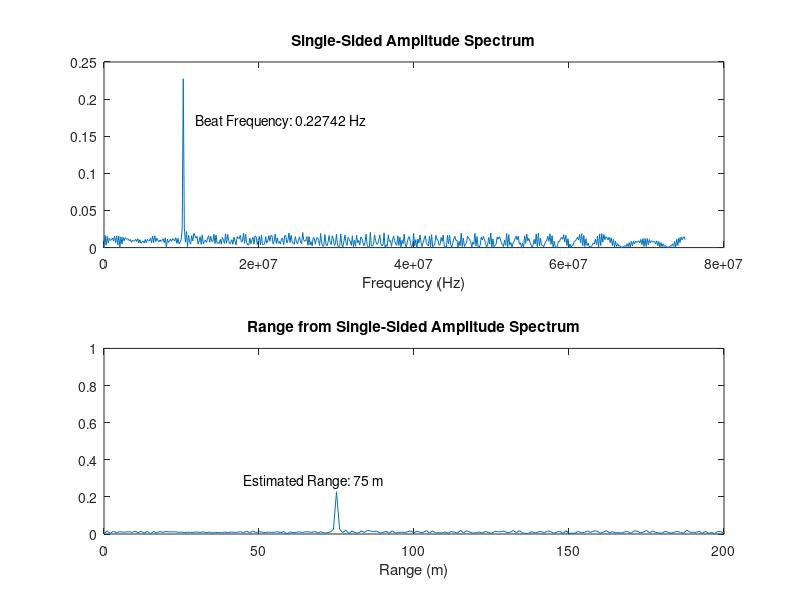
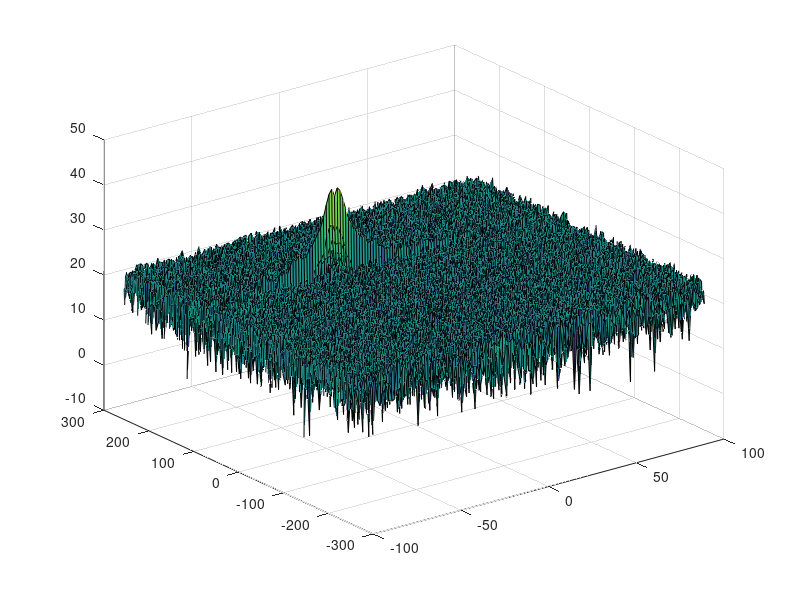

Write the MATLAB code that produced these figures, in order. (Note: this script raises an error after producing the figures.)
clear all
clc;

%% Udacity Sensor Fusion Nanoprogram

%  ********************************************************
%  **  Project 4: Radar Target Generation and Detection  **
%  **                                                    **
%  **  Completed by Hossein Ghodsi                       **
%  **  July 15, 2020                                     **
%  ********************************************************


%% Radar Specifications 
%%%%%%%%%%%%%%%%%%%%%%%%%%%
% Frequency of operation = 77GHz
% Max Range = 200m
% Range Resolution = 1 m
% Max Velocity = 100 m/s
%%%%%%%%%%%%%%%%%%%%%%%%%%%

%speed of light = 3e8
%% User Defined Range and Velocity of target
% *%TODO* :
% define the target's initial position and velocity. Note : Velocity
% remains contant
 
Velocity = -28;         % m/s
InitialRange = 75;    % m
c = 3e8;               % m/s  (speed of light)

fprintf("Initial velocity = %d and range = %d\n", Velocity, InitialRange);

%% FMCW Waveform Generation

% *%TODO* :
%Design the FMCW waveform by giving the specs of each of its parameters.
% Calculate the Bandwidth (B), Chirp Time (Tchirp) and Slope (slope) of the FMCW
% chirp using the requirements above.
Bsweep= c / (2*1);             % Bsweep in Hz           
Tchirp= 5.5 * (2 * 200 / c);   % Tchirp in seconds
slope = Bsweep/Tchirp;

%Operating carrier frequency of Radar 
fc= 77e9;             % carrier freq (Hz)

                                                          
%The number of chirps in one sequence. Its ideal to have 2^ value for the ease of running the FFT
%for Doppler Estimation. 
Nd=128;                   % #of doppler cells OR #of sent periods % number of chirps

%The number of samples on each chirp. 
Nr=1024;                  %for length of time OR # of range cells

% Timestamp for running the displacement scenario for every sample on each
% chirp
t=linspace(0,Nd*Tchirp,Nr*Nd); %total time for samples


%Creating the vectors for Tx, Rx and Mix based on the total samples input.
Tx=zeros(1,length(t)); %transmitted signal
Rx=zeros(1,length(t)); %received signal
Mix = zeros(1,length(t)); %beat signal

%Similar vectors for range_covered and time delay.
r_t=zeros(1,length(t));
td=zeros(1,length(t));


%% Signal generation and Moving Target simulation
% Running the radar scenario over the time. 

for i=1:length(t)         
    
    % *%TODO* :
    %For each time stamp update the Range of the Target for constant velocity. 
    r_t(i) = InitialRange + Velocity*t(i);
    td(i) = 2 * r_t(i)/c; 
    
    % *%TODO* :
    %For each time sample we need update the transmitted and
    %received signal. 
    Tx(i) = cos(2*pi*(fc*t(i) + slope*(t(i)^2)/2 ));
    delay = t(i) - td(i);
    Rx (i) = cos(2*pi*( fc*delay + slope * (delay^2)/2 ));% + 2.0*randn();
   
    
    % *%TODO* :
    %Now by mixing the Transmit and Receive generate the beat signal
    %This is done by element wise matrix multiplication of Transmit and
    %Receiver Signal
    Mix(i) = Tx(i)*Rx(i);
    
end

%% RANGE MEASUREMENT


 % *%TODO* :
%reshape the vector into Nr*Nd array. Nr and Nd here would also define the size of
%Range and Doppler FFT respectively.
Mix = reshape(Mix, [Nr, Nd]);

 % *%TODO* :
%run the FFT on the beat signal along the range bins dimension (Nr) and
%normalize.
signal_fft = fft(Mix, Nr); 
L = Tchirp * Bsweep;

 % *%TODO* :
% Take the absolute value of FFT output
signal_fft = abs(signal_fft/L);

 % *%TODO* :
% Output of FFT is double sided signal, but we are interested in only one side of the spectrum.
% Hence we throw out half of the samples.
signal_fft = signal_fft(1:L/2+1);

 % *%TODO* :
 % plot FFT output 
[fBeat, fBeatInd] = max(signal_fft); 
 
f = Bsweep*(0:(L/2))/L;
subplot(2,1,1)
plot(f,signal_fft)
title('Single-Sided Amplitude Spectrum')
xlabel('Frequency (Hz)')

fBeatTxt = ['Beat Frequency: ', num2str(fBeat), ' Hz'];
text(1.15*f(fBeatInd), 0.75*signal_fft(fBeatInd), fBeatTxt);

% Calculated Range 
R = (c*Tchirp*f)/(2*Bsweep);
subplot(2,1,2);
plot(R,signal_fft)
title('Range from Single-Sided Amplitude Spectrum')
xlabel('Range (m)') 
axis ([0 200 0 1]);

RangeTxt = ['Estimated Range: ', num2str(R(fBeatInd)), ' m'];
text(.6*R(fBeatInd), 1.25*signal_fft(fBeatInd), RangeTxt);



%% RANGE DOPPLER RESPONSE
% The 2D FFT implementation is already provided here. This will run a 2DFFT
% on the mixed signal (beat signal) output and generate a range doppler
% map.You will implement CFAR on the generated RDM


% Range Doppler Map Generation.


% The output of the 2D FFT is an image that has reponse in the range and
% doppler FFT bins. So, it is important to convert the axis from bin sizes
% to range and doppler based on their Max values.

Mix=reshape(Mix,[Nr,Nd]);

% 2D FFT using the FFT size for both dimensions.
sig_fft2 = fft2(Mix,Nr,Nd);

% Taking just one side of signal from Range dimension.
sig_fft2 = sig_fft2(1:Nr/2,1:Nd);
sig_fft2 = fftshift (sig_fft2);
RDM = abs(sig_fft2);
RDM = 10*log10(RDM) ;

%use the surf function to plot the output of 2DFFT and to show axis in both
%dimensions
doppler_axis = linspace(-100,100,Nd);
range_axis = linspace(-200,200,Nr/2)*((Nr/2)/400);
figure,surf(doppler_axis,range_axis,RDM);

%% CFAR implementation

%Slide Window through the complete Range Doppler Map

%Select the number of Training Cells in both the dimensions.
Tr = 3;
Td = 12;

%Select the number of Guard Cells in both dimensions around the Cell under 
%test (CUT) for accurate estimation
Gr = 2;
Gd = 3;

% offset the threshold by SNR value in dB
offset = 22;

%Create a vector to store noise_level for each iteration on training cells
noise_level = zeros(1,1);


% *%TODO* :
%design a loop such that it slides the CUT across range doppler map by
%giving margins at the edges for Training and Guard Cells.
%For every iteration sum the signal level within all the training
%cells. To sum convert the value from logarithmic to linear using db2pow
%function. Average the summed values for all of the training
%cells used. After averaging convert it back to logarithimic using pow2db.
%Further add the offset to it to determine the threshold. Next, compare the
%signal under CUT with this threshold. If the CUT level > threshold assign
%it a value of 1, else equate it to 0.


   % Use RDM[x,y] as the matrix from the output of 2D FFT for implementing
   % CFAR
cellNum = (2*Tr+2*Gr+1)*(2*Td+2*Gd+1) - (2*Gr+1)*(2*Gd+1);
signalCFAR = zeros(Nr/2,Nd);

for i = 1:(Nr/2 - (2*Gr+2*Tr))
    for j = 1:(Nd - (2*Gd+2*Td))
        s1 = sum(db2pow(RDM(i:i+2*Tr+2*Gr, j:j+2*Td+2*Gd)),'all');
        s2 = sum(db2pow(RDM(i+Tr:i+Tr+2*Gr, j+Td:j+Td+2*Gd)),'all');    
        noiseLevel = s1 - s2;
        
        threshold = noiseLevel/cellNum;      
        threshold = db2pow(pow2db(threshold)) * offset;

        signal = db2pow(RDM(i+Tr+Gr, j+Td+Gd));
        if (signal <= threshold)
            signalCFAR(i+Tr+Gr,j+Td+Gd) = 0;
        else 
            signalCFAR(i+Tr+Gr,j+Td+Gd) = 1;
        end

    end
end


% *%TODO* :
% The process above will generate a thresholded block, which is smaller 
%than the Range Doppler Map as the CUT cannot be located at the edges of
%matrix. Hence,few cells will not be thresholded. To keep the map size same
% set those values to 0. 
 

% *%TODO* :
%display the CFAR output using the Surf function like we did for Range
%Doppler Response output.
figure('Name', '2d-CFAR');
surf(doppler_axis,range_axis,signalCFAR);
xlabel('Speed (m/s)')
ylabel('Range (m)')
zlabel('Detection') 
colorbar;



 
 